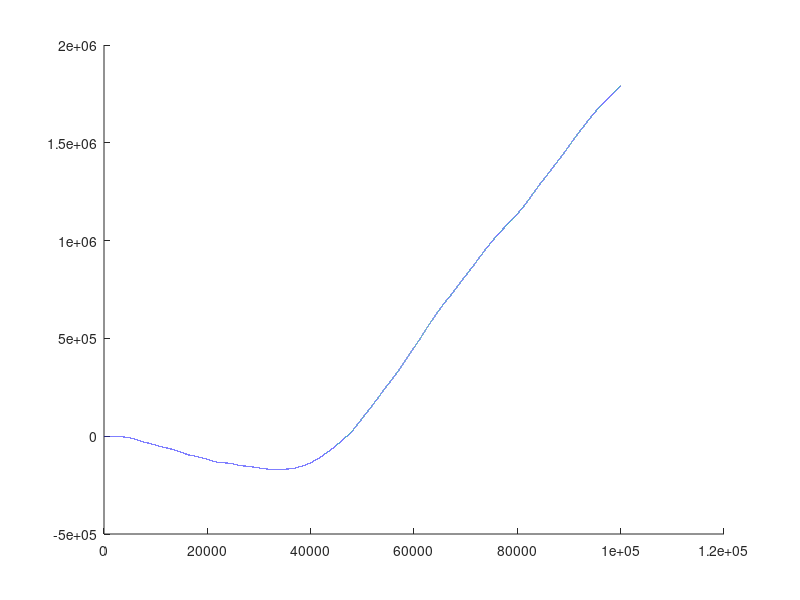
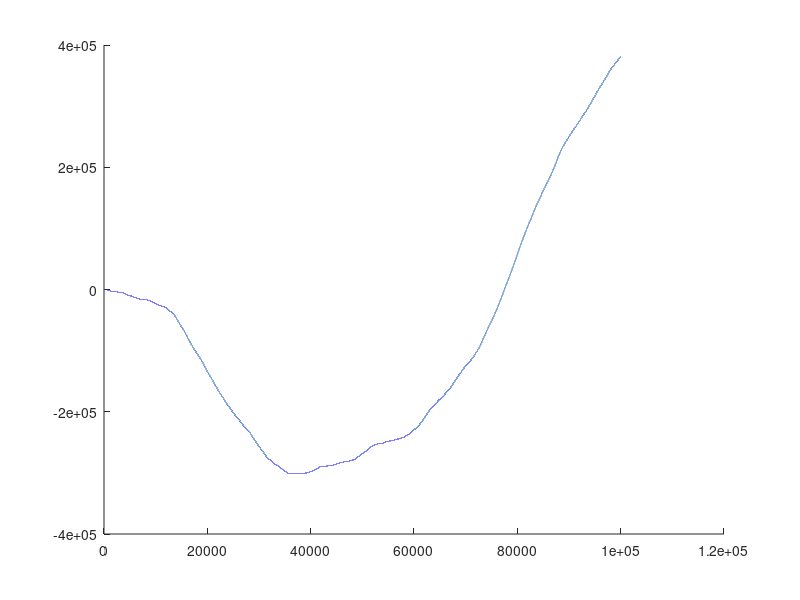
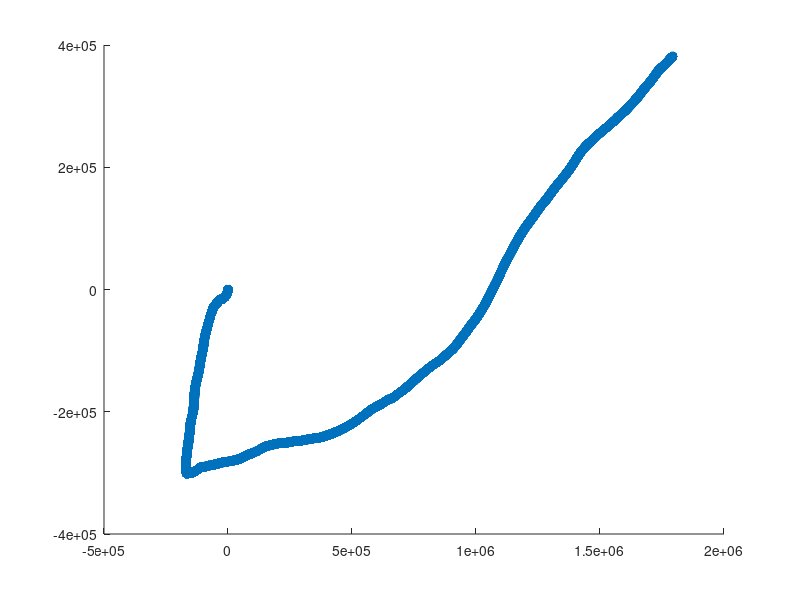

Write the MATLAB code that produced these figures, in order.
x0 = 0;
y0 = 0;
vx0 = 0;
vy0 = 0;
t0 =0;
tf = 100000; %结束时间
ax = randi([-1,1],1,tf+1)/10; %产生-1到1之间的均匀随机数作为运动加速度
ay = randi([-1,1],1,tf+1)/10;
x=[0];
y=[0];
for tx= t0:tf
   vx=ax(tx+1)+vx0;
   vx0 = vx;
   x=[x vx+x0];
   x0 = x(end);
end

for ty= t0:tf
   vy=ay(ty+1)+vy0;
   vy0 = vy;
   y=[y vy+y0];
   y0 = y(end);
end

figure(1)%x方向位移和时间关系
plot([0:tf+1],x)
box off

figure(2)
plot([0:tf+1],y)
box off

figure(3)%运动轨迹
scatter(x,y)
box off

   